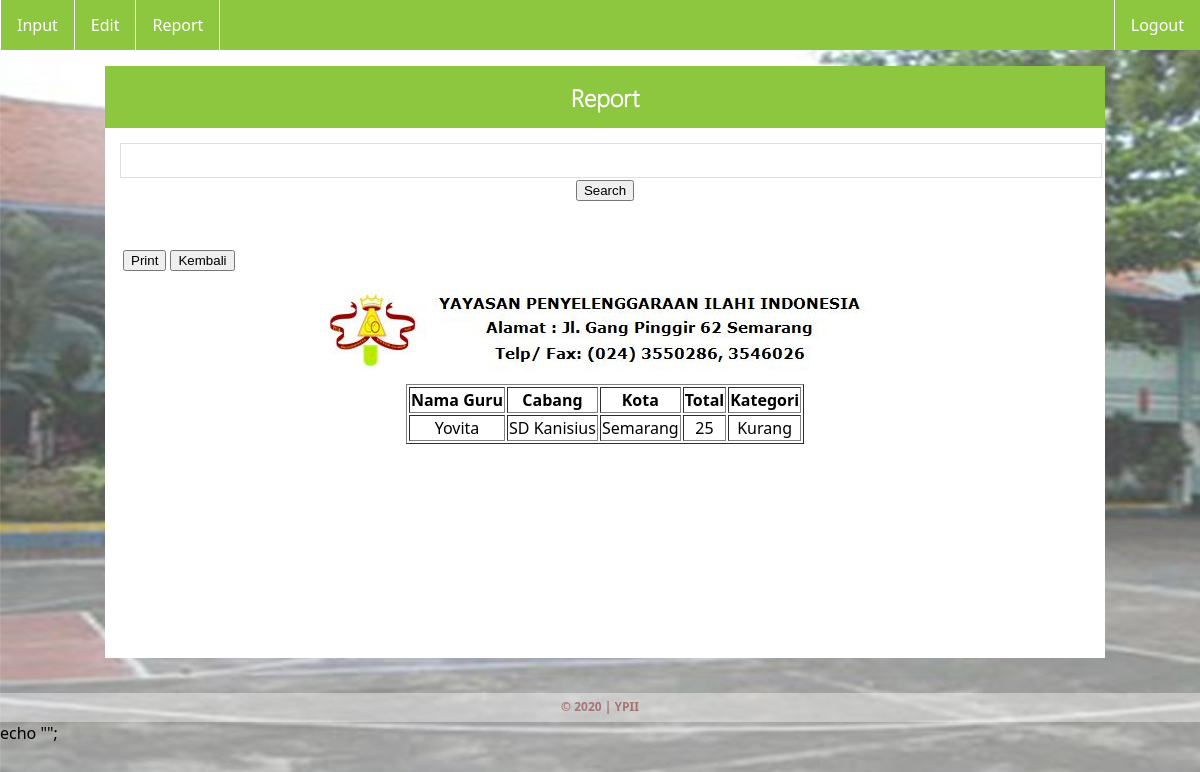
The app's page /report/hasil/hasil.php (signed in) with its own data.
### tables this page shows
CREATE TABLE `angket` (
  `namapengisi` varchar(100) NOT NULL,
  `pengisian` varchar(100) NOT NULL,
  `namaguru` varchar(100) NOT NULL,
  `mapel` varchar(100) NOT NULL,
  `cabang` varchar(100) NOT NULL,
  `kota` varchar(100) NOT NULL,
  `soal1` int(1) NOT NULL DEFAULT '0',
  `soal2` int(1) NOT NULL DEFAULT '0',
  `soal3` int(1) NOT NULL DEFAULT '0',
  `soal4` int(1) NOT NULL DEFAULT '0',
  `soal5` int(1) NOT NULL DEFAULT '0',
  `soal6` int(1) NOT NULL DEFAULT '0',
  `soal7` int(1) NOT NULL DEFAULT '0',
  `soal8` int(1) NOT NULL DEFAULT '0',
  `soal9` int(1) NOT NULL DEFAULT '0',
  `soal10` int(1) NOT NULL DEFAULT '0',
  `soal11` int(1) NOT NULL DEFAULT '0',
  `soal12` int(1) NOT NULL DEFAULT '0',
  `soal13` int(1) NOT NULL DEFAULT '0',
  `soal14` int(1) NOT NULL DEFAULT '0',
  `soal15` int(1) NOT NULL DEFAULT '0',
  `soal16` int(1) NOT NULL DEFAULT '0',
  `soal17` int(1) NOT NULL DEFAULT '0',
  `soal18` int(1) NOT NULL DEFAULT '0',
  `soal19` int(1) NOT NULL DEFAULT '0',
  `soal20` int(1) NOT NULL DEFAULT '0',
  `soal21` int(1) NOT NULL DEFAULT '0',
  `soal22` int(1) NOT NULL DEFAULT '0',
  `soal23` int(1) NOT NULL DEFAULT '0',
  `soal24` int(1) NOT NULL DEFAULT '0',
  `soal25` int(1) NOT NULL DEFAULT '0'
);

### report/hasil/hasil.php (the view, shortened to what this page needs)
<!DOCTYPE HTML>
<html>
<head>
	<link rel="stylesheet" href="../../css/style.css">
</head>
<body background="../../images/background.jpg">
	<div class="top">
	<ul>
	<?php
		if($_SESSION['ceklogin']=='Admin'){
			echo "<li><a href='../../input/input.php'>Input</a></li>
		<li><a href='../../edit/edit.php'>Edit</a></li>
		<li style='border-right: 1px solid #fff'><a href='../report.php'>Report</a></li>";
		}
	?>
	<li style="float:right"><a href="../../logout.php">Logout</a></li>
	</ul>
	</div>
	<div class="container"><br><br><br>
	  <div class="header2">
		<center><h2>Report</h2></center>
	  </div>
		<div class="content">
		<form method='post' action=''>
		  	<input type='text' name='search'><br>
		  	<div align='center'>
		  		<input type='submit' value='Search'>
		  	</div><br><br>
  		</form>
  			<table>
			<tr><td>
<a href="#" onclick="printIt(document.getElementById('printme').innerHTML); return false"><div><button class="sexybutton sexysimple sexylarge" id="button2">Print</button></div></td><td></a><a href='#'><div><button class="sexybutton sexysimple sexylarge" id="button" onclick="goBack()">Kembali</button></div></a></td>
			</tr></table>
			<div id='printme'>
			<center><img src="/gambar/Capture.jpg" />
			<?php
			if (isset($_POST["search"])) {
				$search=$_POST['search'];
				$query="SELECT namaguru,cabang,kota,(soal1+soal2+soal3+soal4+soal5+soal6+soal7+soal8+soal9+soal10+soal11+soal12
						+soal13+soal14+soal15+soal16+soal17+soal18+soal19+soal20+soal21+soal22+soal23+soal24+soal25)as sum from angket where namaguru!='' AND namaguru='$search' || cabang='$search' || kota='$search'";
				$result=mysql_query($query);
				echo mysql_error();
		    echo "dataaaaaaaaaaaaaaaaaaaaaa";
				if($result){
					$i=0;
					echo"<table align='center'><tr><td><table border='1'><tr>
						<th>Nama Guru</th>
						<th>Cabang</th>
						<th>Kota</th>
						<th>Total</th>
						<th>Kategori</th>";
						echo"</tr>\r";
					while($row=mysql_fetch_array($result)){
						echo"<tr>\r";
						echo "<td><center>".$row['namaguru']."</td>\r";
						echo "<td><center>".$row['cabang']."</td>\r";
						echo "<td><center>".$row['kota']."</td>\r";
						echo "<td><center>".$row['sum']."</td>\r";
						$sum=$row['sum'];
						if($sum>='0' && $sum <='20') $kategori='Sangat Kurang';
						else if($sum>='21' && $sum <='40') $kategori='Kurang';
						else if($sum>='41' && $sum <='60') $kategori='Sedang';
						else if($sum>='61' && $sum <='80') $kategori='Baik';
						else if($sum>='81' && $sum <='100') $kategori='Sangat Baik';
						echo "<td><center>".$kategori."</td>\r";
						echo "</tr>\r";
					}
						echo"</table></td></tr></table>\r";
				}
			}
			else {
				$query="SELECT namaguru,cabang,kota,(soal1+soal2+soal3+soal4+soal5+soal6+soal7+soal8+soal9+soal10+soal11+soal12
						+soal13+soal14+soal15+soal16+soal17+soal18+soal19+soal20+soal21+soal22+soal23+soal24+soal25)as sum from angket where namaguru!=''";
				$result=mysql_query($query);
				if($result){
					echo"<table align='center'><tr><td><table border='1'><tr>
						<th>Nama Guru</th>
						<th>Cabang</th>
						<th>Kota</th>
						<th>Total</th>
						<th>Kategori</th>";
						echo"</tr>\r";
					while($row=mysql_fetch_array($result)){
						echo"<tr>\r";
						echo "<td><center>".$row['namaguru']."</td>\r";
						echo "<td><center>".$row['cabang']."</td>\r";
						echo "<td><center>".$row['kota']."</td>\r";
						echo "<td><center>".$row['sum']."</td>\r";
						$sum=$row['sum'];
						if($sum>='0' && $sum <='20') $kategori='Sangat Kurang';
						else if($sum>='21' && $sum <='40') $kategori='Kurang';
						else if($sum>='41' && $sum <='60') $kategori='Sedang';
						else if($sum>='61' && $sum <='80') $kategori='Baik';
						else if($sum>='81' && $sum <='100') $kategori='Sangat Baik';
						echo "<td><center>".$kategori."</td>\r";
						echo "</tr>\r";
					}
						echo"</table></td></tr></table>\r";
				}
			}
			?>
			</center>
			</div>
			<br><br>
		</div>
	</div>
		<div class="back_footer2">
		<b>&copy; 2020 | YPII </b>
	</div>
</body>
</html>
</body>
</html>

### css/style.css (style rules this page uses)
body { font-family:segoeui; background-attachment:fixed; padding:0px; margin:0px; }
.header2 { width:98%; min-height:30px; overflow:hidden; background:#8dc63f; padding:10px; }
.header2 h2 { margin:5px; padding:0; font-family:segoeuil; color:#fff; }
.content { width:97%; min-height:500px; overflow:hidden; background:#fff; padding:15px; }
.content input[type=text],textarea { width:100%; margin:0px 20px 0px 0; padding:5px 5px ; border:1px solid #dfdfdf; background:#fff; font-size:17px; font-family:segoeui; }
@media all and (min-width: 100px) { .container { max-width: 1000px; margin: auto; padding: 0 0 0 10px; _background:#000; } }
.top { list-style-type: none; margin: 0; padding: 0; }
.top ul { list-style-type: none; margin: 0; padding: 0; overflow: hidden; background-color: #8dc63f; position:fixed; width:100%; }
.top li { float:left; border-left: 1px solid #fff; }
.top li a { display: block; color: white; text-align: center; padding: 14px 16px; text-decoration: none; }
.back_footer2 { width:100%; height:24px; background:#fff; opacity:0.4; float:left; text-align:center; font-size:12px; color:#9f2727; padding-top:5px; margin-top:35px; }

### records on screen
angket: namaguru "Yovita", cabang "SD Kanisius", kota "Semarang", sum "25", kategori "Kurang"
